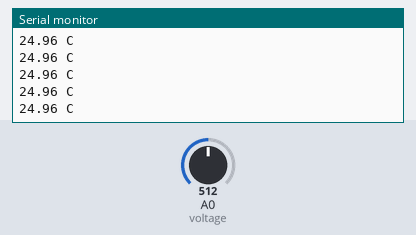
Bench run of a sketch on a simulated Arduino Uno, built with avr-gcc and run on an emulated ATmega328P. On the bench: the last lines printed to the serial monitor. Inputs (shaded band) come from the test bench; at power-on: A0 (voltage) = 512.

Above: at 4.2 s.
4.3 s: A0 (voltage) set to 865
At 5.4 s:
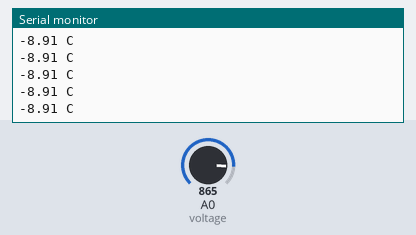
5.8 s: A0 (voltage) set to 890
At 6.6 s:
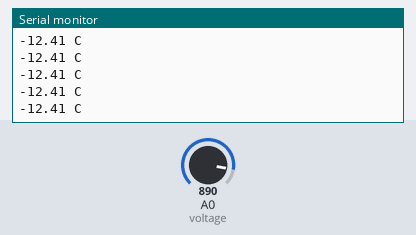
Timing chart, 0 to 8.8 s (numbered marks = the images above; inputs shaded):
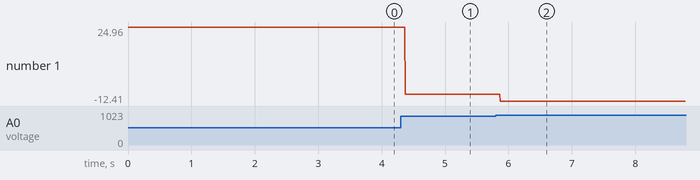

The sketch:

Themistor.ino
```cpp
int voltage = A0;

void setup() {
  Serial.begin(9600);
  pinMode(voltage, INPUT);
}

void loop() {
  int rawVal = analogRead(voltage);
if (rawVal >= 1023) rawVal = 1022;

  float R_fixed = 10000.0;

  float R_th = R_fixed * ((float)rawVal / (1023.0 - rawVal));

  float beta = 3950.0;     // ค่า Beta ของ Thermistor
  float r0 = 10000.0;      // ค่า R ที่ 25 C
  float t0 = 298.15;       // 25 C ในหน่วย Kelvin

  float tempK = 1.0 / ((1.0 / t0) + (1.0 / beta) * log(R_th / r0));
  float tempC = tempK - 273.15;
  Serial.print(tempC);
  Serial.println(" C");
}
```

Measured:
- after the input at 4.3 s, the serial monitor: prints a new line after 0.07 s (image 1)
- after the input at 5.8 s, the serial monitor: prints a new line after 0.07 s (image 2)
- plotted number 1: 24.96 → -8.91 after the input at 4.3 s, -8.91 → -12.41 after the input at 5.8 s
